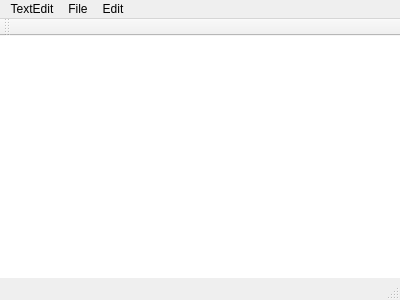
<?xml version="1.0" encoding="UTF-8"?>
<ui version="4.0">
 <class>MainWindow</class>
 <widget class="QMainWindow" name="MainWindow">
  <property name="geometry">
   <rect>
    <x>0</x>
    <y>0</y>
    <width>400</width>
    <height>300</height>
   </rect>
  </property>
  <property name="windowTitle">
   <string>MainWindow</string>
  </property>
  <widget class="QWidget" name="centralWidget">
   <widget class="QTextEdit" name="textEdit">
    <property name="geometry">
     <rect>
      <x>-7</x>
      <y>-7</y>
      <width>411</width>
      <height>251</height>
     </rect>
    </property>
   </widget>
  </widget>
  <widget class="QMenuBar" name="menuBar">
   <property name="geometry">
    <rect>
     <x>0</x>
     <y>0</y>
     <width>400</width>
     <height>22</height>
    </rect>
   </property>
   <widget class="QMenu" name="menuTextEdit">
    <property name="title">
     <string>TextEdit</string>
    </property>
    <addaction name="actionSave"/>
    <addaction name="actionOpen"/>
    <addaction name="actionNew"/>
    <addaction name="actionExit"/>
    <addaction name="separator"/>
   </widget>
   <widget class="QMenu" name="menuEdit">
    <property name="title">
     <string>Edit</string>
    </property>
    <addaction name="actionRedo"/>
    <addaction name="actionUndo"/>
    <addaction name="actionPaste"/>
    <addaction name="actionCopy"/>
   </widget>
   <widget class="QMenu" name="menuFile">
    <property name="title">
     <string>File</string>
    </property>
   </widget>
   <addaction name="menuTextEdit"/>
   <addaction name="menuFile"/>
   <addaction name="menuEdit"/>
  </widget>
  <widget class="QToolBar" name="mainToolBar">
   <attribute name="toolBarArea">
    <enum>TopToolBarArea</enum>
   </attribute>
   <attribute name="toolBarBreak">
    <bool>false</bool>
   </attribute>
  </widget>
  <widget class="QStatusBar" name="statusBar"/>
  <action name="actionSave">
   <property name="icon">
    <iconset resource="Images/images.qrc">
     <normaloff>:/save.png</normaloff>:/save.png</iconset>
   </property>
   <property name="text">
    <string>Save</string>
   </property>
  </action>
  <action name="actionNew">
   <property name="icon">
    <iconset>
     <normalon>:/new.png</normalon>
    </iconset>
   </property>
   <property name="text">
    <string>New</string>
   </property>
  </action>
  <action name="actionOpen">
   <property name="icon">
    <iconset>
     <normalon>:/open.png</normalon>
    </iconset>
   </property>
   <property name="text">
    <string>Open</string>
   </property>
  </action>
  <action name="actionExit">
   <property name="icon">
    <iconset>
     <normalon>:/exit.png</normalon>
    </iconset>
   </property>
   <property name="text">
    <string>Exit</string>
   </property>
  </action>
  <action name="actionCopy">
   <property name="icon">
    <iconset>
     <normalon>:/copy.png</normalon>
    </iconset>
   </property>
   <property name="text">
    <string>Copy</string>
   </property>
  </action>
  <action name="actionPaste">
   <property name="icon">
    <iconset>
     <normalon>:/paste.png</normalon>
    </iconset>
   </property>
   <property name="text">
    <string>Paste</string>
   </property>
  </action>
  <action name="actionUndo">
   <property name="icon">
    <iconset>
     <normalon>:/undo.png</normalon>
    </iconset>
   </property>
   <property name="text">
    <string>Undo</string>
   </property>
  </action>
  <action name="actionRedo">
   <property name="icon">
    <iconset>
     <normalon>:/redo.png</normalon>
    </iconset>
   </property>
   <property name="text">
    <string>Redo</string>
   </property>
  </action>
 </widget>
 <layoutdefault spacing="6" margin="11"/>
 <resources>
  <include location="Images/images.qrc"/>
  <include location="Images/images.qrc"/>
 </resources>
 <connections/>
</ui>
